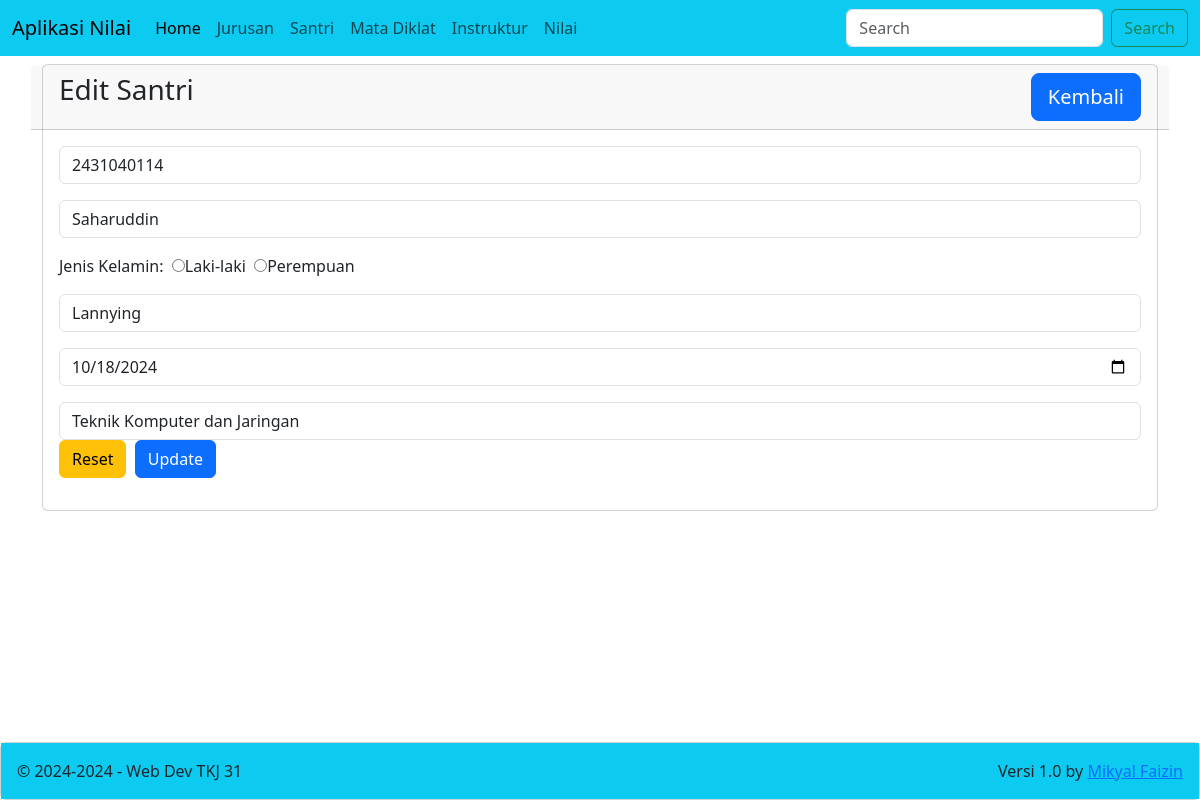
Screenshot of /?m=santri&s=edit&id=2 with the database file from the repository.
### tables this page shows
CREATE TABLE `students` (
  `id` int(11) NOT NULL,
  `nis` varchar(10) NOT NULL,
  `name` varchar(100) DEFAULT NULL,
  `gender` varchar(10) DEFAULT NULL,
  `pob` varchar(75) DEFAULT NULL,
  `dob` date DEFAULT NULL,
  `major_id` int(11) NOT NULL
);

CREATE TABLE `majors` (
  `id` int(11) NOT NULL,
  `name` varchar(75) DEFAULT NULL,
  `capacity` int(11) DEFAULT NULL,
  `fill` int(11) DEFAULT NULL
);

### santri/edit.php (the view, shortened to what this page needs)
<div class="row">
    <div class="col-12">
        <div class="card">
            <div class="card-header row">
                <div class="card-title h3 col-8">Edit Santri</div>
                <div class="col-4">
                    <a href="?m=santri&s=view" class="btn btn-lg btn-primary float-end">Kembali</a>
                </div>
            </div>
            <?php
            include_once('config.php');
            $id = $_GET['id'];
            $sql = "SELECT * FROM students WHERE id='$id'";
            $query = mysqli_query($con, $sql);
            $r = mysqli_fetch_array($query);
            ?>
            <div class="card-body">
               <form action="?m=santri&s=update" method="post">
                <div class="mb-3">
                        <input type="text" name="nis" value="<?=$r['nis']?>" class="form-control" placeholder="Nomor Induk Santri" required autofocus>
                </div>
                <div class="mb-3">
                        <input type="text" name="name" value="<?=$r['name']?>" class="form-control" placeholder="Nama Santri" required>
                </div>
                <div class="mb-3">
                    <label for="">Jenis Kelamin:</label>&nbsp;
                        <input type="radio" name="gender" value="Laki-laki" <?= $r['gender']=='Laki-laki' ? 'checked' : '' ?>>Laki-laki&nbsp;
                        <input type="radio" name="gender" value="Perempuan" <?= $r['gender']=='Perempuan' ? 'checked' : '' ?>>Perempuan
                </div>
                <div class="mb-3">
                        <input type="text" name="pob" value="<?=$r['pob']?>"  class="form-control" placeholder="Tempat lahir">
                </div>
                <div class="mb-3">
                        <input type="date" name="dob" value="<?=$r['dob']?>"  class="form-control" placeholder="Tanggal lahir">
                </div>
                <div class="mb-3">
                    <select name="major_id" class="form-control" required>
                                <?php
                                include_once('config.php');
                                $sql2 = "SELECT id, name FROM majors";
                                $query2 = mysqli_query($con, $sql2);
                                while ($r2 = mysqli_fetch_array($query2)) {
                                ?>
                                    <option value="<?=$r2['id']?>" <?= $r2['id']==$r['major_id'] ? 'selected' : '' ?>><?=$r2['name']?></option>
                                <?php } ?>
                    </select>
                <div class="mb-3">
                    <input type="reset" class="btn btn-warning">&nbsp;
                    <input type="submit" name="update" value="Update" class="btn btn-primary">&nbsp;
                </div>
               </form>
            </div>
        </div>
    </div>
</div>

### rows the page displays
students: nis "2431040114", name "Saharuddin", pob "Lannying", dob "10/18/2024", major_id "Teknik Komputer dan Jaringan"
